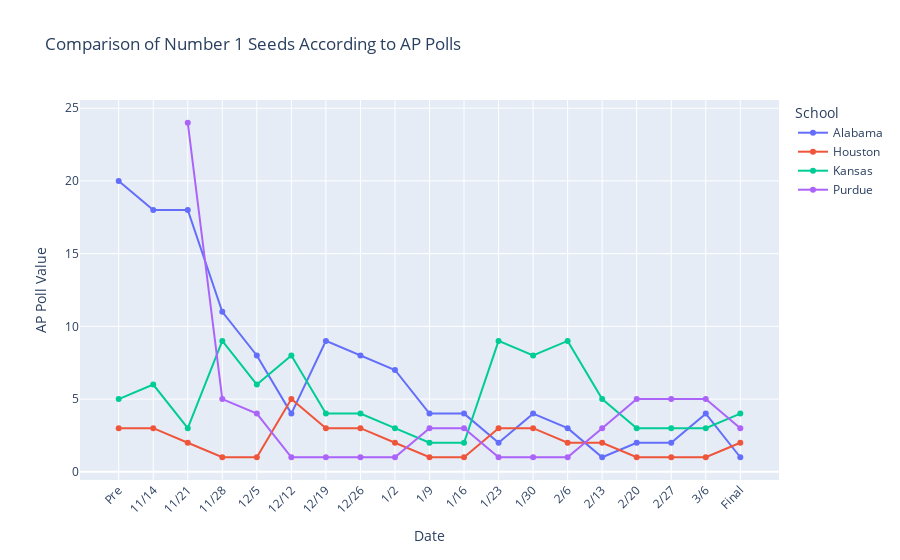

Notebook code for this chart:
### Code cell
# Filter the DataFrame to include only Alabama, UConn, and San Diego State
schools_to_compare = ['Alabama', 'Houston' , 'Purdue', 'Kansas' ]
filtered_df = ap_polls[ap_polls['School'].isin(schools_to_compare)]

# Melt the filtered DataFrame to long format for Plotly Express
df_melted = filtered_df.melt(id_vars=['School', 'Conf'], var_name='Date', value_name='AP Poll Value')

# Create a line plot with markers using Plotly Express
fig = px.line(df_melted, x='Date', y='AP Poll Value', color='School', title='Comparison of Number 1 Seeds According to AP Polls',
              markers=True)
fig.update_layout(xaxis_tickangle=-45, xaxis_title='Date', yaxis_title='AP Poll Value', legend_title='School')

fig.show()

### Figure 1 — Plotly figure (JSON) as saved in the notebook; plotly's stock layout.template omitted (floating-point values rounded to 4 significant figures)
{"data": [{"hovertemplate": "School=Alabama<br>Date=%{x}<br>AP Poll Value=%{y}<extra></extra>", "legendgroup": "Alabama", "line": {"color": "#636efa", "dash": "solid"}, "marker": {"symbol": "circle"}, "mode": "markers+lines", "name": "Alabama", "orientation": "v", "showlegend": true, "type": "scatter", "x": ["Pre", "11/14", "11/21", "11/28", "12/5", "12/12", "12/19", "12/26", "1/2", "1/9", "1/16", "1/23", "1/30", "2/6", "2/13", "2/20", "2/27", "3/6", "Final"], "xaxis": "x", "y": [20, 18, 18, 11, 8, 4, 9, 8, 7, 4, 4, 2, 4, 3, 1, 2, 2, 4, 1], "yaxis": "y"}, {"hovertemplate": "School=Houston<br>Date=%{x}<br>AP Poll Value=%{y}<extra></extra>", "legendgroup": "Houston", "line": {"color": "#EF553B", "dash": "solid"}, "marker": {"symbol": "circle"}, "mode": "markers+lines", "name": "Houston", "orientation": "v", "showlegend": true, "type": "scatter", "x": ["Pre", "11/14", "11/21", "11/28", "12/5", "12/12", "12/19", "12/26", "1/2", "1/9", "1/16", "1/23", "1/30", "2/6", "2/13", "2/20", "2/27", "3/6", "Final"], "xaxis": "x", "y": [3, 3, 2, 1, 1, 5, 3, 3, 2, 1, 1, 3, 3, 2, 2, 1, 1, 1, 2], "yaxis": "y"}, {"hovertemplate": "School=Kansas<br>Date=%{x}<br>AP Poll Value=%{y}<extra></extra>", "legendgroup": "Kansas", "line": {"color": "#00cc96", "dash": "solid"}, "marker": {"symbol": "circle"}, "mode": "markers+lines", "name": "Kansas", "orientation": "v", "showlegend": true, "type": "scatter", "x": ["Pre", "11/14", "11/21", "11/28", "12/5", "12/12", "12/19", "12/26", "1/2", "1/9", "1/16", "1/23", "1/30", "2/6", "2/13", "2/20", "2/27", "3/6", "Final"], "xaxis": "x", "y": [5, 6, 3, 9, 6, 8, 4, 4, 3, 2, 2, 9, 8, 9, 5, 3, 3, 3, 4], "yaxis": "y"}, {"hovertemplate": "School=Purdue<br>Date=%{x}<br>AP Poll Value=%{y}<extra></extra>", "legendgroup": "Purdue", "line": {"color": "#ab63fa", "dash": "solid"}, "marker": {"symbol": "circle"}, "mode": "markers+lines", "name": "Purdue", "orientation": "v", "showlegend": true, "type": "scatter", "x": ["Pre", "11/14", "11/21", "11/28", "12/5", "12/12", "12/19", "12/26", "1/2", "1/9", "1/16", "1/23", "1/30", "2/6", "2/13", "2/20", "2/27", "3/6", "Final"], "xaxis": "x", "y": [null, null, 24, 5, 4, 1, 1, 1, 1, 3, 3, 1, 1, 1, 3, 5, 5, 5, 3], "yaxis": "y"}], "layout": {"legend": {"title": {"text": "School"}, "tracegroupgap": 0}, "title": {"text": "Comparison of Number 1 Seeds According to AP Polls"}, "xaxis": {"anchor": "y", "domain": [0, 1], "tickangle": -45, "title": {"text": "Date"}}, "yaxis": {"anchor": "x", "domain": [0, 1], "title": {"text": "AP Poll Value"}}}}
